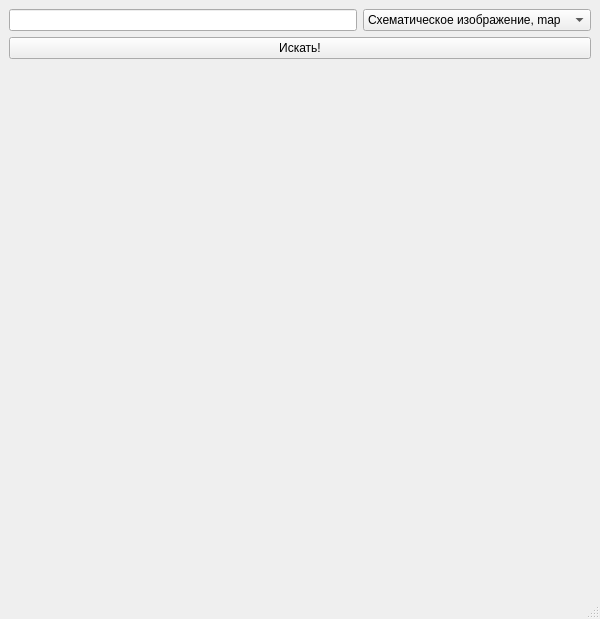
<?xml version="1.0" encoding="UTF-8"?>
<ui version="4.0">
 <class>MainWindow</class>
 <widget class="QMainWindow" name="MainWindow">
  <property name="geometry">
   <rect>
    <x>0</x>
    <y>0</y>
    <width>600</width>
    <height>619</height>
   </rect>
  </property>
  <property name="windowTitle">
   <string>MainWindow</string>
  </property>
  <widget class="QWidget" name="centralwidget">
   <layout class="QVBoxLayout" name="verticalLayout_3">
    <item>
     <layout class="QHBoxLayout" name="horizontalLayout">
      <item>
       <widget class="QLineEdit" name="adress_input">
        <property name="focusPolicy">
         <enum>Qt::ClickFocus</enum>
        </property>
        <property name="autoFillBackground">
         <bool>false</bool>
        </property>
        <property name="frame">
         <bool>true</bool>
        </property>
       </widget>
      </item>
      <item>
       <widget class="QComboBox" name="type_box">
        <property name="focusPolicy">
         <enum>Qt::NoFocus</enum>
        </property>
        <property name="frame">
         <bool>true</bool>
        </property>
        <item>
         <property name="text">
          <string>Схематическое изображение, map</string>
         </property>
        </item>
        <item>
         <property name="text">
          <string>Спутниковое изображение, sat</string>
         </property>
        </item>
        <item>
         <property name="text">
          <string>Гибридное изображение, skl</string>
         </property>
        </item>
       </widget>
      </item>
     </layout>
    </item>
    <item>
     <widget class="QPushButton" name="search_button">
      <property name="text">
       <string>Искать!</string>
      </property>
     </widget>
    </item>
    <item>
     <widget class="QLabel" name="map_image">
      <property name="minimumSize">
       <size>
        <width>0</width>
        <height>500</height>
       </size>
      </property>
      <property name="focusPolicy">
       <enum>Qt::StrongFocus</enum>
      </property>
      <property name="text">
       <string/>
      </property>
     </widget>
    </item>
   </layout>
  </widget>
  <widget class="QMenuBar" name="menubar">
   <property name="geometry">
    <rect>
     <x>0</x>
     <y>0</y>
     <width>600</width>
     <height>21</height>
    </rect>
   </property>
  </widget>
  <widget class="QStatusBar" name="statusbar"/>
 </widget>
 <resources/>
 <connections/>
</ui>
